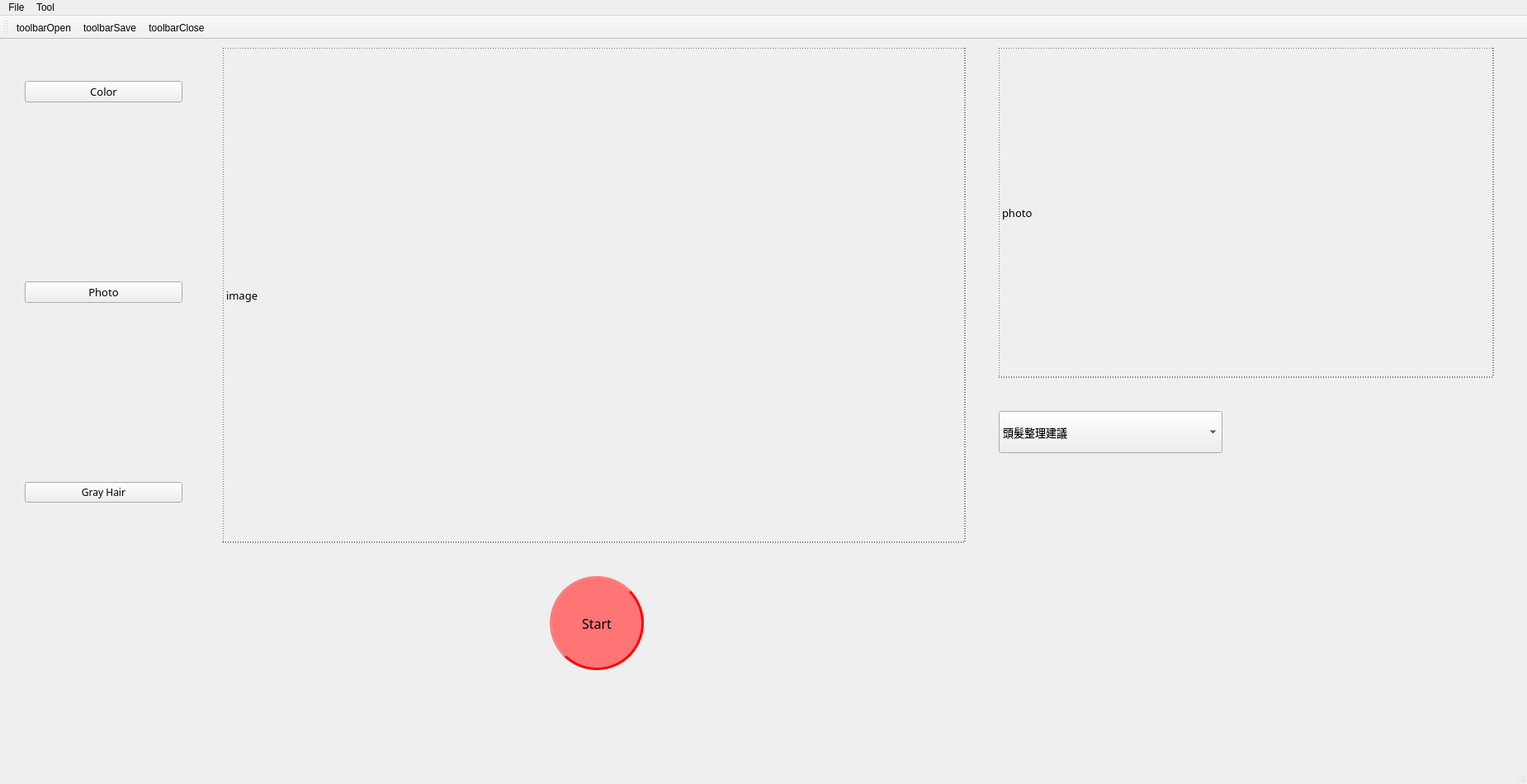
<?xml version="1.0" encoding="UTF-8"?>
<ui version="4.0">
 <class>MainWindow</class>
 <widget class="QMainWindow" name="MainWindow">
  <property name="geometry">
   <rect>
    <x>0</x>
    <y>0</y>
    <width>1850</width>
    <height>950</height>
   </rect>
  </property>
  <property name="windowTitle">
   <string>MainWindow</string>
  </property>
  <property name="windowIcon">
   <iconset>
    <normaloff>smile.png</normaloff>smile.png</iconset>
  </property>
  <property name="styleSheet">
   <string notr="true"/>
  </property>
  <widget class="QWidget" name="centralwidget">
   <widget class="QWidget" name="verticalLayoutWidget">
    <property name="geometry">
     <rect>
      <x>30</x>
      <y>50</y>
      <width>191</width>
      <height>511</height>
     </rect>
    </property>
    <layout class="QVBoxLayout" name="verticalLayout">
     <item>
      <widget class="QPushButton" name="bColor">
       <property name="font">
        <font>
         <family>Rockwell</family>
         <pointsize>10</pointsize>
        </font>
       </property>
       <property name="cursor">
        <cursorShape>PointingHandCursor</cursorShape>
       </property>
       <property name="mouseTracking">
        <bool>false</bool>
       </property>
       <property name="styleSheet">
        <string notr="true">QPushButton:hover{border:5px solid #000; background:	#FFC78E;}</string>
       </property>
       <property name="text">
        <string>Color</string>
       </property>
       <property name="icon">
        <iconset>
         <normaloff>actioncolor.png</normaloff>actioncolor.png</iconset>
       </property>
      </widget>
     </item>
     <item>
      <spacer name="verticalSpacer">
       <property name="orientation">
        <enum>Qt::Vertical</enum>
       </property>
       <property name="sizeHint" stdset="0">
        <size>
         <width>20</width>
         <height>40</height>
        </size>
       </property>
      </spacer>
     </item>
     <item>
      <widget class="QPushButton" name="bPhoto">
       <property name="font">
        <font>
         <family>Rockwell</family>
         <pointsize>10</pointsize>
        </font>
       </property>
       <property name="cursor">
        <cursorShape>PointingHandCursor</cursorShape>
       </property>
       <property name="styleSheet">
        <string notr="true">QPushButton:hover{border:5px solid #000; background:#FFC78E;}</string>
       </property>
       <property name="text">
        <string>Photo</string>
       </property>
       <property name="icon">
        <iconset>
         <normaloff>actionPhoto.png</normaloff>actionPhoto.png</iconset>
       </property>
      </widget>
     </item>
     <item>
      <spacer name="verticalSpacer_2">
       <property name="orientation">
        <enum>Qt::Vertical</enum>
       </property>
       <property name="sizeHint" stdset="0">
        <size>
         <width>20</width>
         <height>40</height>
        </size>
       </property>
      </spacer>
     </item>
     <item>
      <widget class="QPushButton" name="bGrayHair">
       <property name="font">
        <font>
         <family>Rockwell</family>
         <pointsize>9</pointsize>
        </font>
       </property>
       <property name="cursor">
        <cursorShape>PointingHandCursor</cursorShape>
       </property>
       <property name="styleSheet">
        <string notr="true">QPushButton:hover{border:5px solid #000; background:#FFC78E;}</string>
       </property>
       <property name="text">
        <string>Gray Hair</string>
       </property>
       <property name="icon">
        <iconset>
         <normaloff>actionGray.png</normaloff>actionGray.png</iconset>
       </property>
      </widget>
     </item>
    </layout>
   </widget>
   <widget class="QPushButton" name="bStart">
    <property name="geometry">
     <rect>
      <x>666</x>
      <y>650</y>
      <width>114</width>
      <height>114</height>
     </rect>
    </property>
    <property name="minimumSize">
     <size>
      <width>114</width>
      <height>114</height>
     </size>
    </property>
    <property name="maximumSize">
     <size>
      <width>114</width>
      <height>114</height>
     </size>
    </property>
    <property name="font">
     <font>
      <family>Rockwell</family>
      <pointsize>12</pointsize>
     </font>
    </property>
    <property name="cursor">
     <cursorShape>PointingHandCursor</cursorShape>
    </property>
    <property name="styleSheet">
     <string notr="true">QPushButton{
background-color:	#FF7575;
border-radius:57px;
border:3px solid #FF0000;
border-style:outset;
}
QPushButton:hover{border:5px solid #000; background:	#FF2D2D;}</string>
    </property>
    <property name="text">
     <string>Start</string>
    </property>
   </widget>
   <widget class="QLabel" name="lImage">
    <property name="geometry">
     <rect>
      <x>270</x>
      <y>10</y>
      <width>900</width>
      <height>600</height>
     </rect>
    </property>
    <property name="font">
     <font>
      <family>Rockwell</family>
      <pointsize>10</pointsize>
     </font>
    </property>
    <property name="layoutDirection">
     <enum>Qt::LeftToRight</enum>
    </property>
    <property name="styleSheet">
     <string notr="true">QLabel{border:1px dashed #000;}
QLable{border-image: url('C:/Users/melod/Program/OurCam/person.png');}</string>
    </property>
    <property name="text">
     <string>image</string>
    </property>
   </widget>
   <widget class="QComboBox" name="comboBox">
    <property name="geometry">
     <rect>
      <x>1210</x>
      <y>450</y>
      <width>271</width>
      <height>51</height>
     </rect>
    </property>
    <property name="font">
     <font>
      <family>標楷體</family>
      <pointsize>10</pointsize>
     </font>
    </property>
    <property name="cursor">
     <cursorShape>PointingHandCursor</cursorShape>
    </property>
    <property name="styleSheet">
     <string notr="true">QComboBox:hover{border:3px solid #000; background:	#FFC78E;}</string>
    </property>
    <item>
     <property name="text">
      <string>頭髮整理建議</string>
     </property>
    </item>
    <item>
     <property name="text">
      <string>長髮整理</string>
     </property>
    </item>
    <item>
     <property name="text">
      <string>中長髮整理</string>
     </property>
    </item>
    <item>
     <property name="text">
      <string>短髮整理</string>
     </property>
    </item>
    <item>
     <property name="text">
      <string>男生髮型整理</string>
     </property>
    </item>
    <item>
     <property name="text">
      <string>其他</string>
     </property>
    </item>
   </widget>
   <widget class="QLabel" name="lPhoto">
    <property name="geometry">
     <rect>
      <x>1210</x>
      <y>10</y>
      <width>600</width>
      <height>400</height>
     </rect>
    </property>
    <property name="font">
     <font>
      <family>Rockwell</family>
      <pointsize>10</pointsize>
     </font>
    </property>
    <property name="styleSheet">
     <string notr="true">QLabel{border:1px dashed #000;}</string>
    </property>
    <property name="text">
     <string>photo</string>
    </property>
   </widget>
  </widget>
  <widget class="QMenuBar" name="menubar">
   <property name="geometry">
    <rect>
     <x>0</x>
     <y>0</y>
     <width>1850</width>
     <height>19</height>
    </rect>
   </property>
   <widget class="QMenu" name="menuFile">
    <property name="title">
     <string>File</string>
    </property>
    <addaction name="actionOpen"/>
    <addaction name="actionSave"/>
    <addaction name="actionClose"/>
   </widget>
   <widget class="QMenu" name="menuTool">
    <property name="title">
     <string>Tool</string>
    </property>
    <addaction name="actionChoose_Start"/>
    <addaction name="separator"/>
    <addaction name="actionChoose_Color"/>
    <addaction name="actionChoose_Photo"/>
    <addaction name="actionChoose_GrayHair"/>
    <addaction name="separator"/>
   </widget>
   <addaction name="menuFile"/>
   <addaction name="menuTool"/>
  </widget>
  <widget class="QStatusBar" name="statusbar"/>
  <widget class="QToolBar" name="toolBar">
   <property name="windowTitle">
    <string>toolBar</string>
   </property>
   <attribute name="toolBarArea">
    <enum>TopToolBarArea</enum>
   </attribute>
   <attribute name="toolBarBreak">
    <bool>false</bool>
   </attribute>
   <addaction name="actiontoolbarOpen"/>
   <addaction name="actiontoolbarSave"/>
   <addaction name="actiontoolbarClose"/>
  </widget>
  <action name="actionChoose_Color">
   <property name="icon">
    <iconset>
     <normaloff>actioncolor.png</normaloff>actioncolor.png</iconset>
   </property>
   <property name="text">
    <string>Color</string>
   </property>
  </action>
  <action name="actionChoose_Photo">
   <property name="icon">
    <iconset>
     <normaloff>actionPhoto.png</normaloff>actionPhoto.png</iconset>
   </property>
   <property name="text">
    <string>Photo</string>
   </property>
  </action>
  <action name="actionChoose_Start">
   <property name="text">
    <string>Start</string>
   </property>
   <property name="shortcutVisibleInContextMenu">
    <bool>false</bool>
   </property>
  </action>
  <action name="actionChoose_GrayHair">
   <property name="icon">
    <iconset>
     <normaloff>actionGray.png</normaloff>actionGray.png</iconset>
   </property>
   <property name="text">
    <string>GrayHair</string>
   </property>
  </action>
  <action name="actionChoose_Long_Hairstyle">
   <property name="text">
    <string>Long Hairstyle</string>
   </property>
  </action>
  <action name="actionChoose_Medium_Hairstyle">
   <property name="text">
    <string>Medium Hairstyle</string>
   </property>
  </action>
  <action name="actionChoose_Short_Hairstyle">
   <property name="text">
    <string>Short Hairstyle</string>
   </property>
  </action>
  <action name="actionChoose_Others">
   <property name="text">
    <string>Others</string>
   </property>
  </action>
  <action name="actionChoose_Men_s_Hairstyle">
   <property name="text">
    <string>Men's Hairstyle</string>
   </property>
  </action>
  <action name="actionOpen">
   <property name="icon">
    <iconset>
     <normaloff>actionopen.png</normaloff>actionopen.png</iconset>
   </property>
   <property name="text">
    <string>Open</string>
   </property>
   <property name="shortcut">
    <string>Ctrl+O</string>
   </property>
  </action>
  <action name="actionSave">
   <property name="icon">
    <iconset>
     <normaloff>actionSave.png</normaloff>actionSave.png</iconset>
   </property>
   <property name="text">
    <string>Save</string>
   </property>
   <property name="shortcut">
    <string>Ctrl+S</string>
   </property>
  </action>
  <action name="actionClose">
   <property name="icon">
    <iconset>
     <normaloff>actionClose.png</normaloff>actionClose.png</iconset>
   </property>
   <property name="text">
    <string>Close</string>
   </property>
   <property name="shortcut">
    <string>Ctrl+Q</string>
   </property>
  </action>
  <action name="actiontoolbarOpen">
   <property name="icon">
    <iconset>
     <normaloff>actionopen.png</normaloff>actionopen.png</iconset>
   </property>
   <property name="text">
    <string>toolbarOpen</string>
   </property>
   <property name="toolTip">
    <string>Open File</string>
   </property>
  </action>
  <action name="actiontoolbarSave">
   <property name="icon">
    <iconset>
     <normaloff>actionSave.png</normaloff>actionSave.png</iconset>
   </property>
   <property name="text">
    <string>toolbarSave</string>
   </property>
   <property name="toolTip">
    <string>Save Photo</string>
   </property>
  </action>
  <action name="actiontoolbarClose">
   <property name="icon">
    <iconset>
     <normaloff>actionClose.png</normaloff>actionClose.png</iconset>
   </property>
   <property name="text">
    <string>toolbarClose</string>
   </property>
   <property name="toolTip">
    <string>Close</string>
   </property>
  </action>
 </widget>
 <resources/>
 <connections>
  <connection>
   <sender>actionChoose_Color</sender>
   <signal>triggered()</signal>
   <receiver>bColor</receiver>
   <slot>click()</slot>
   <hints>
    <hint type="sourcelabel">
     <x>-1</x>
     <y>-1</y>
    </hint>
    <hint type="destinationlabel">
     <x>100</x>
     <y>79</y>
    </hint>
   </hints>
  </connection>
  <connection>
   <sender>actionChoose_Photo</sender>
   <signal>triggered()</signal>
   <receiver>bPhoto</receiver>
   <slot>click()</slot>
   <hints>
    <hint type="sourcelabel">
     <x>-1</x>
     <y>-1</y>
    </hint>
    <hint type="destinationlabel">
     <x>100</x>
     <y>324</y>
    </hint>
   </hints>
  </connection>
  <connection>
   <sender>actionChoose_GrayHair</sender>
   <signal>triggered()</signal>
   <receiver>bGrayHair</receiver>
   <slot>click()</slot>
   <hints>
    <hint type="sourcelabel">
     <x>-1</x>
     <y>-1</y>
    </hint>
    <hint type="destinationlabel">
     <x>100</x>
     <y>569</y>
    </hint>
   </hints>
  </connection>
  <connection>
   <sender>actionChoose_Start</sender>
   <signal>triggered()</signal>
   <receiver>bStart</receiver>
   <slot>click()</slot>
   <hints>
    <hint type="sourcelabel">
     <x>-1</x>
     <y>-1</y>
    </hint>
    <hint type="destinationlabel">
     <x>649</x>
     <y>701</y>
    </hint>
   </hints>
  </connection>
 </connections>
</ui>
